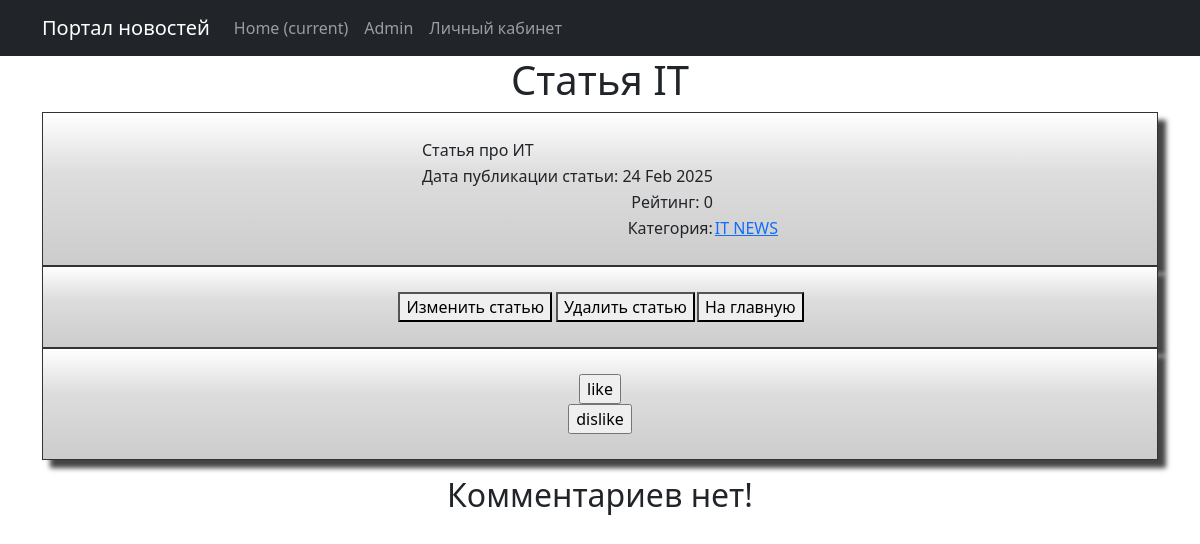
Page /2 on the earlier database version.
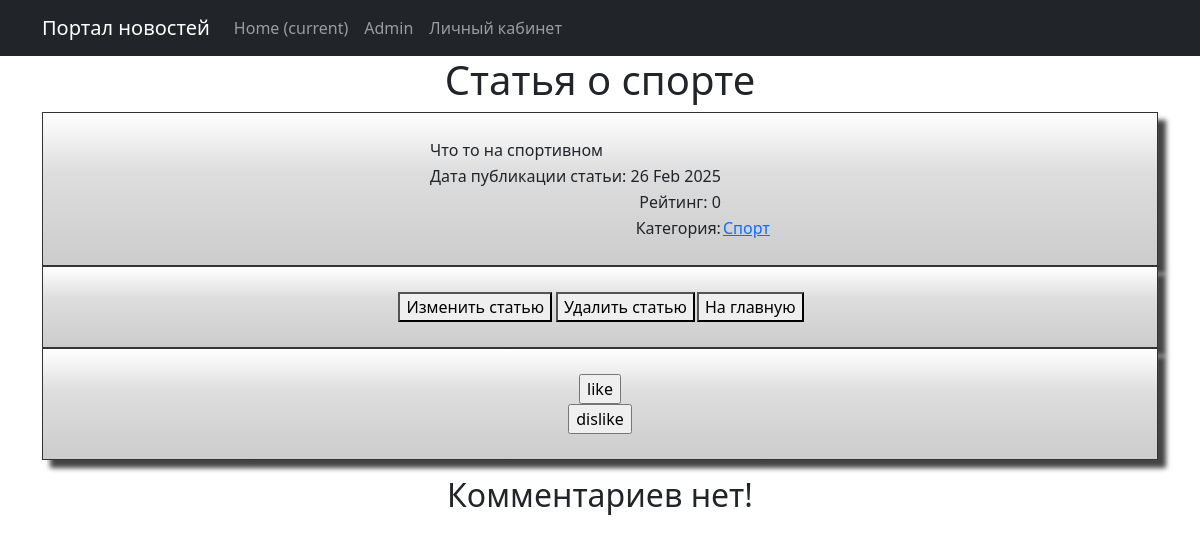
Same page on the later database version.
### news/models.py (models this page shows, shortened)
class Post(models.Model):
    news = "NW"
    article = "AR"
    POSITIONS = [(news, "Новость"),
                 (article, "Статья")]
    autor_id = models.ForeignKey(Author, on_delete=models.CASCADE)
    type = models.CharField(max_length = 2, choices=POSITIONS, default=news)
    date_time = models.DateTimeField(auto_now_add=True)
    category = models.ManyToManyField("Category", through="PostCategory")
    title_news = models.CharField(max_length = 128)
    text_news = models.TextField()
    rating_post = models.IntegerField(default = 0)

class Category(models.Model):
    category = models.CharField(max_length=64, unique=True)
    subscribers = models.ManyToManyField(User, blank=True, null=True, related_name="categories")
    def __str__(self):
        return self.category

### news/views.py (the view)
# urls.py: path('<int:pk>', PostDetail.as_view(), name="news_detail"),
class PostDetail(DetailView):
    model = Post
    template_name = 'post.html'
    context_object_name = 'post'
    def get_context_data(self, **kwargs):
        publication = self.get_object()
        context = super().get_context_data(**kwargs)
        context['update_news'] = (publication.type == "NW")
        context['update_article'] = (publication.type == "AR")
        context['comments'] = Comment.objects.filter(post_id=publication.pk)
        return context

### news/templatetags/custom_filters.py (called while the page is built)
def stripping(text):
    word = ''
    for i in text:
        if i.isalpha():
            word += i
    return word.lower()

@register.filter()
def censor(text):
    list_censor = [str(i) for i in Censorship.objects.all()]
    for word in text.split():
        format_word = stripping(word)
        if format_word in list_censor:
            cencore_word = format_word[0] + "*" * (len(word) - 1)
            text = text.replace(delete_symbol_l_r(word), cencore_word)
    return text

### templates/post.html (shortened to what this page needs)
{% extends 'flatpages/default.html' %}
{% load custom_filters %}
{% block content %}
<h1>{{ post.title_news | censor }}</h1>
        <div class="shadowbox">
                <table align="center">
                    <tr><td align="left">{{ post.text_news | censor }}</td></tr>
                    <tr><td align="right"> Дата публикации статьи: {{ post.date_time | date:'d M Y' }}</td></tr>
                    <tr><td align="right"> Рейтинг: {{ post.rating_post }}</td></tr>
                    <tr>
                        <td align="right"> Категория:</td>
                        <td>
                            {% for category in post.category.all %}
                            <a href="{% url 'category_list' category.id %}"> {{category}}</a>
                            {% endfor %}
                        </td>
                    </tr>
                </table>
        </div>
        <div class="shadowbox">
                <table align="center">
                    <tr>
                        <td align="center">
                        </td>
                        <td align="center">
                            {% if update_article %}
                                <form action="{% url 'article_edit' post.pk %}"> <button>Изменить статью</button> </form>
                            {% endif %}
                        </td>
                        <td align="center">
                        </td>
                        <td align="center">
                            {% if update_article %}
                                <form action="{% url 'article_delete' post.pk %}"> <button>Удалить статью</button> </form>
                            {% endif %}
                        </td>
                        <td align="center">
                            <form action="{% url 'news_list' %}">
                                <button>На главную</button>
                            </form>
                        </td>
                    </tr>
                </table>
        </div>
        <div class="shadowbox">
                <table align="center">
                    <tr>
                        <td align="center">
                            <form action="{% url 'like_dislike' post.pk %}" method="post">
                                <input type="submit" value="like">
                            </form>
                            <form action="{% url 'like_dislike' post.pk %}" method="post">
                                <input type="submit" value="dislike">
                            </form>
                        </td>
                    </tr>
                </table>
        </div>
<div>
    <p>
        {% if comments %}
            <table border="3" cellpadding="4" cellspacing="1">
                <tr>
                    <td align="left">Текст комментария</td>
                    <td align="left">Дата</td>
                    <td align="left">Автор</td>
                    <td align="left">Рейтинг комментария</td>
                </tr>
                {% for comment in comments%}
                <tr>
                    <td>{{ comment.text_comment }}</td>
                    <td>{{ comment.date_time | date:'d M Y' }}</td>
                    <td>{{ comment.user_id }}</td>
                    <td>{{ comment.rating_comments }}</td>
                </tr>
                {% endfor %}
            </table>
        {% else %}
        <h2>Комментариев нет!</h2>
        {% endif%}
    </p>
</div>
{% endblock content %}

Differences in the rows shown:
no longer on this page (row unchanged): Category: category "IT NEWS"
changed Post: title_news|censor "Статья IT" → "Статья о спорте"; text_news|censor "Статья про ИТ" → "Что то на спортивном"; date_time "24 Feb 2025" → "26 Feb 2025"
now on this page (row unchanged): Category: category "Спорт"
